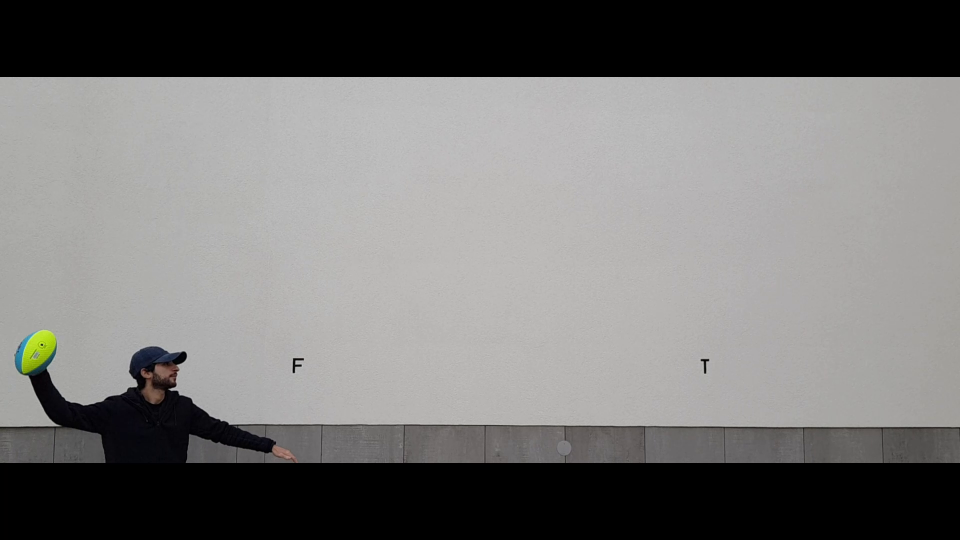
#> input picture frame 4 of videos/sample1.mp4, 1920 x 1080 px (shown at 1/2 size)
$ python main.py
#> lines starting #> are read from the running program, lines starting #| are printed output that depends on the picture; after the words box and inside, x2 and y2 are one past the last pixel; in counts of white or black regions, pixels touching at a corner belong together
### find_obj.py
import cv2 as cv
import numpy as np

def find_object_inrange(video: str,scale: int):

#> called with video = 'videos/sample1.mp4', scale = 2
    vc = cv.VideoCapture(video)

    mask_vec = []

    # order is B ,G, R
    lower_color1_bounds = (65,65,0)
    upper_color1_bounds = (255,255,50)

    lower_color2_bounds = (60,0,170)
    upper_color2_bounds = (120,255,210)

    # Read until video is completed
    while(vc.isOpened()):

        ret, frame = vc.read()
#> frame is the input picture: shape (1080, 1920, 3); mean B, G, R 116.8, 117.9, 118.7
        if ret == True:

            mask1 = cv.inRange(frame,lower_color1_bounds,upper_color1_bounds)
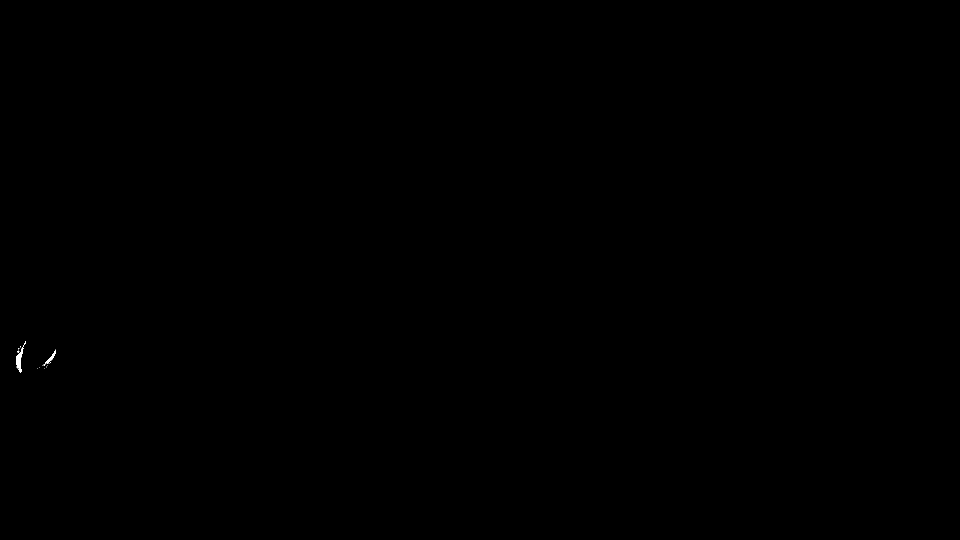
#> mask1: shape (1080, 1920) (shown at 1/2 size); 0.03% white; 18 white regions (16 under 20 px), largest, box (x1, y1, x2, y2) and area: (32, 691, 48, 745) 370, (92, 699, 112, 728) 137
            mask2 = cv.inRange(frame,lower_color2_bounds,upper_color2_bounds)
#> mask2: shape (1080, 1920); 0.01% white in thin lines or dots, all inside (x1, y1, x2, y2) = (46, 660, 574, 906)
            mask_final = mask1 | mask2
#> mask_final: shape (1080, 1920); 0.04% white; 37 white regions (34 under 20 px), largest, box (x1, y1, x2, y2) and area: (32, 691, 48, 745) 370, (54, 662, 110, 692) 149, (92, 699, 112, 728) 137
            mask_final = cv.resize(mask_final, (int(mask_final.shape[1]/scale),int(mask_final.shape[0]/scale)))
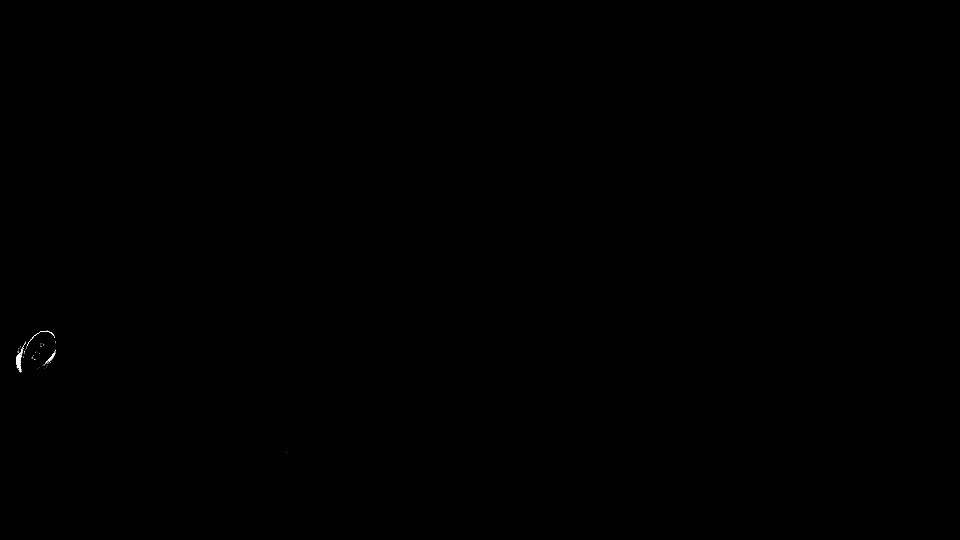
#> mask_final: shape (540, 960); min 0, max 255, mean 0.1
            mask_vec.append(mask_final)

    # Break the loop on the end of video
        else:
            break

    return mask_vec,len(mask_vec)

# [TRY] : Calculate the Dense Optical Flow to try to find the magnitude of motion
# [114 lines left out: functions find_object_ferneback, get_centroid_values, show_obs_trajectory, show_pred_trajectory, show_measured_trajectory, not called in this run]

def get_fps(video_name: str) -> float:

    video = cv.VideoCapture(video_name)
    (major_ver, minor_ver, subminor_ver) = (cv.__version__).split('.')

    if int(major_ver)  < 3 :
        fps = video.get(cv.cv.CV_CAP_PROP_FPS)
        return fps
    else :
        fps = video.get(cv.CAP_PROP_FPS)
        return fps

### main.py

 ## Steps ##

# [OK] - Import the video to the program (webcam or recording).
# [OK] - Threshold the frames to isolate the object.
# [OK] - Find its centroid and respective (x,y) values -> this will be our measurements.
# [OK] - Reproduce the video with an draw circle in this centroid position.
# [OK] - Apply the Kalman filter to this video to detect the future movement of the object.
# [OPTIONAL] - Show tree or four prediction for the object on the video.

 # ####### #


import cv2 as cv
import matplotlib.pyplot as plt
from find_obj import *
from kf import *


# [OK] - Import the video to the program (webcam or recording).
filename_video = "videos/sample1.mp4"
file_path_output = "videos/sample_1_out.mp4"
fps = get_fps(filename_video)
dt = 1/fps
scale = 2
index = 0
observation_px = []
observation_py = []
fitted_y_list = []

if __name__ == "__main__":

    cap = cv.VideoCapture(filename_video)
    #print((int(cap.get(3)),int(cap.get(4))))
    size = (int(cap.get(3)/scale), int(cap.get(4)/scale))
    print(size)
    res = cv.VideoWriter(file_path_output,
                         cv.VideoWriter_fourcc(*'mp4v'),
                         30,
                         size)

    # get mask
    # mask,_ = find_object_ferneback(filename_video) # this too is slow....
    mask,_ = find_object_inrange(filename_video,scale)


    # Check if camera opened successfully
    if cap.isOpened() == True:
        # Read until video is completed
        while(cap.isOpened()):
            ret, frame = cap.read()
            if ret == True:
                aux = 0
                # resize frame
                frame = cv.resize(frame, (int(frame.shape[1]/scale),int(frame.shape[0]/scale)))

                # [OK] - Threshold the frames to isolate the object.
                mask_rgb = cv.cvtColor(mask[index], cv.COLOR_GRAY2BGR)
                masked_frame = frame & mask_rgb


                # [OK] - Find its centroid and respective (x,y) values -> this will be our measurements.
                cX, cY, observation_px, observation_py = get_centroid_values(mask[index],observation_px,observation_py)

                if index == 31:
                    cv.imwrite("images/mask_31.jpg",mask[index][200:300, 300:400])
                    cv.imwrite("images/mask_rgb_31.jpg",masked_frame[200:300, 300:400])

                # [TODO] - Apply the Kalman filter to this video to detect the future movement of the object.

                # Wait for a minimum of 2 values
                if index >= 2:
                    _,measured_px,measured_py,predicted_px,predicted_py = kalman_filter(cX,cY,dt,index,observation_px,observation_py)
                    if index == 31:
                        frame = show_obs_trajectory(frame,scale,cX, cY,index, observation_px, observation_py)
                        cv.imwrite("images/frame_obs_31.jpg",frame[200:300, 300:400])
                    frame = show_pred_trajectory(frame,scale, index, predicted_px, predicted_py)
                    frame = show_measured_trajectory(frame,scale,index, measured_px, measured_py)
                    print(f"::MAIN:: - Frame[{index}] | (x,y) > obs : {(observation_px[-1],observation_py[-1])} | pred: {(predicted_px[-1],predicted_py[-1])} | meas : {(measured_px[-1],measured_py[-1])} ")
                    print(f"--------------------------------------------------------------------------------------------------------")

                # [OK] - Reproduce the video with an draw circle in this centroid position.
                frame = show_obs_trajectory(frame,scale,cX, cY,index, observation_px, observation_py)
                cv.putText(frame, f"{index}", (900,30), cv.FONT_HERSHEY_SIMPLEX, 0.5, (255,255,100), 1)

                cv.imshow('Kalman',frame)
                res.write(frame)
                index += 1 # update index

                cv.waitKey(aux)

                # Press P on keyboard to pause
                if cv.waitKey(25) & 0xFF == ord('n'):
                    aux = 1
                    continue

            # Break the loop on the end of video
            else:
                plt.figure(figsize=(10, 6))
                plt.gca().invert_yaxis()
                position_line = plt.plot(observation_px, observation_py, linestyle='', marker='o', color='g', label='observation')
                predicted_line = plt.plot(predicted_px, predicted_py, linestyle='', marker='o', color='b', label='prediction')
                measured_line = plt.plot(measured_px, measured_py, linestyle='', marker='x', color='y', label='measured')
                plt.legend(loc='lower right')
                plt.title("Kalman filter 2D")
                plt.xlabel('x pixel')
                plt.ylabel('y pixel')
                plt.show()
                break
        # When everything done, release the video capture object
        cap.release()
        res.release()

        # Closes all the frames
        cv.destroyAllWindows()

$ run again, starting later in the video
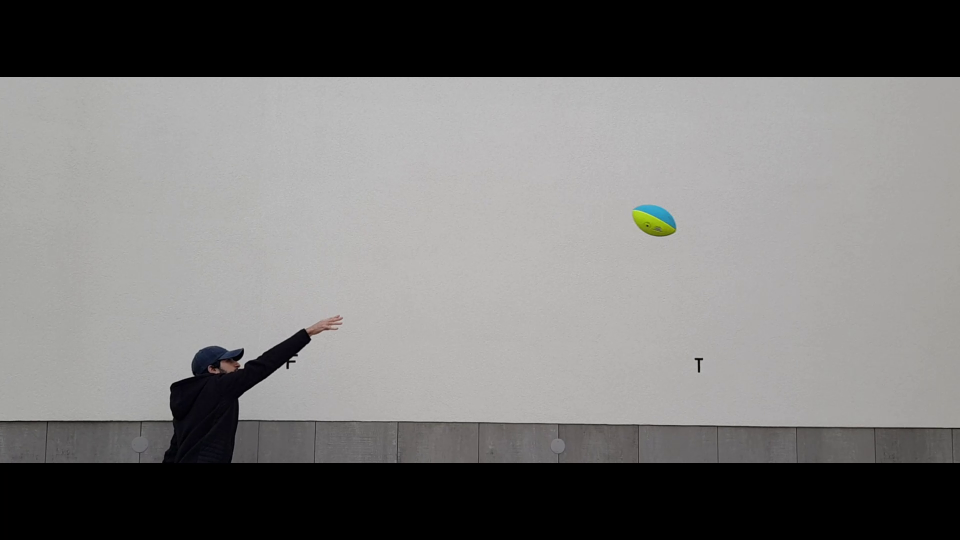
#> input picture frame 39 of videos/sample1.mp4, 1920 x 1080 px (shown at 1/2 size)
#> in find_object_inrange, frame is the input picture: shape (1080, 1920, 3); mean B, G, R 116.5, 117.3, 118.1
#> mask1: shape (1080, 1920); 0.04% white; 3 white regions (2 under 20 px), largest, box (x1, y1, x2, y2) and area: (1286, 416, 1351, 456) 793
#> mask2: shape (1080, 1920); 0% white in thin lines or dots, all inside (x1, y1, x2, y2) = (1268, 422, 1330, 447)
#> mask = 10 items
#> `frame = cv.resize(frame, (int(frame.shape[1]/scale),int(frame.shape[0]..`:
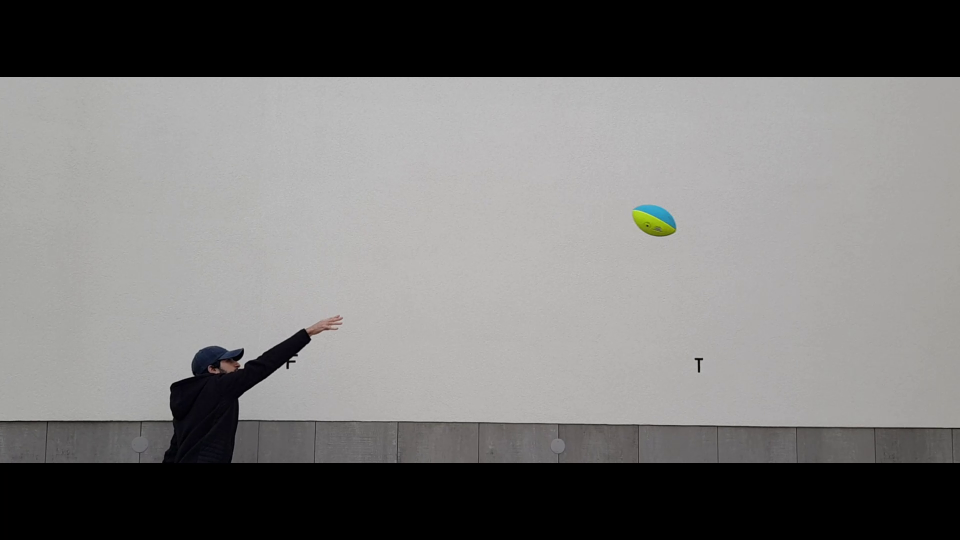
#> frame: shape (540, 960, 3); mean B, G, R 116.6, 117.4, 118.2
#> contours = 7 contours, 6 with area under 20; largest, box (x1, y1, x2, y2) and area: (643, 208, 676, 228) 178
#> in get_centroid_values, `idx_max = contours[0]`: idx_max = [[664, 223]]
#> the loop in get_centroid_values, `for c in contours:` made 7 passes
#> after the loop in get_centroid_values, `for c in contours:`: idx_max = contour of 97 points, box (x1, y1, x2, y2) (643, 208, 676, 228), area 178; len_max = 97
#> M = moments, m00 177.5, centre m10/m00, m01/m00 = (661.4, 215.6)
#> in get_centroid_values, `cX = int(M['m10']/M['m00'])`: cX = 661
#> in get_centroid_values, `cY = int(M['m01']/M['m00'])`: cY = 215
#> `cX, cY, observation_px, observation_py = get_centroid_values(mask[inde..`: cX = 661; cY = 215; observation_px = [661]; observation_py = [215]
#> in show_obs_trajectory, `cv.putText(frame, "Obs", (cX - 20, cY - 20), cv.FONT_HERSHEY_SIMPLEX, ..`:
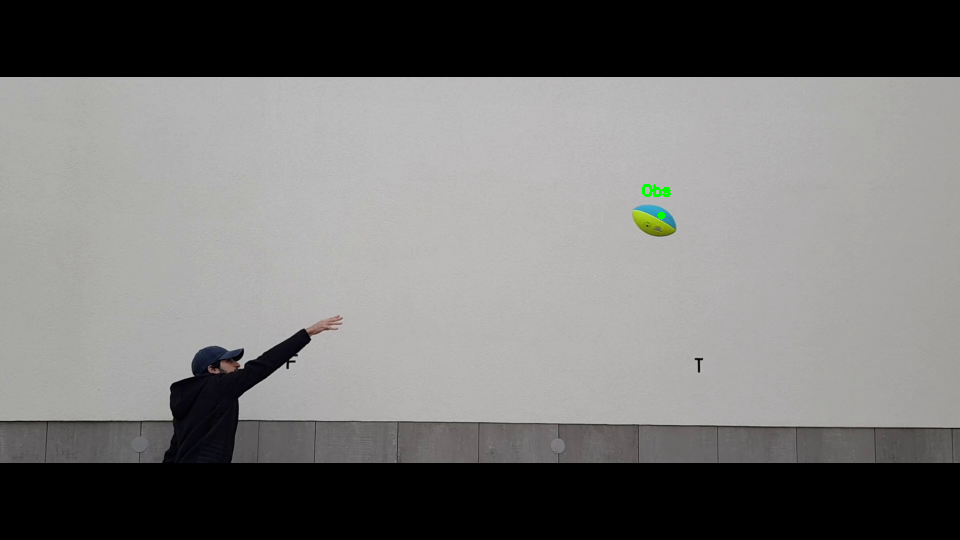
#> frame: shape (540, 960, 3); mean B, G, R 116.5, 117.5, 118.2
